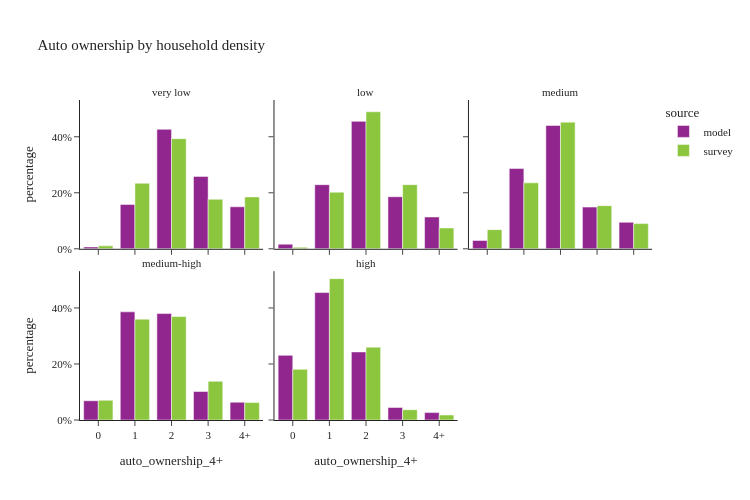

Notebook code cell kept with this figure:
### Code cell
util.plot_share_facetbar(hh_data.dropna(subset=['log_hh_1_group']), 'hh_weight', share_col="auto_ownership_4+", title="Auto ownership by household density", 
                            facet_col="log_hh_1_group", facet_col_wrap=3, height=500, orientation='v')

### Figure 1 — Plotly figure (JSON) as saved in the notebook; plotly's stock layout.template omitted (floating-point values rounded to 4 significant figures)
{"data": [{"alignmentgroup": "True", "customdata": [[1448], [34351], [92515], [56082], [32537]], "hovertemplate": "source=model<br>log_hh_1_group=very low<br>auto_ownership_4+=%{x}<br>percentage=%{y}<br>sample_size=%{customdata[0]}<extra></extra>", "legendgroup": "model", "marker": {"color": "#91268F", "pattern": {"shape": ""}}, "name": "model", "offsetgroup": "model", "orientation": "v", "showlegend": true, "textposition": "auto", "type": "bar", "x": ["0", "1", "2", "3", "4+"], "xaxis": "x4", "y": [0.006675, 0.1583, 0.4265, 0.2585, 0.15], "yaxis": "y4"}, {"alignmentgroup": "True", "customdata": [[3603], [49688], [98739], [40354], [24644]], "hovertemplate": "source=model<br>log_hh_1_group=low<br>auto_ownership_4+=%{x}<br>percentage=%{y}<br>sample_size=%{customdata[0]}<extra></extra>", "legendgroup": "model", "marker": {"color": "#91268F", "pattern": {"shape": ""}}, "name": "model", "offsetgroup": "model", "orientation": "v", "showlegend": false, "textposition": "auto", "type": "bar", "x": ["0", "1", "2", "3", "4+"], "xaxis": "x5", "y": [0.0166, 0.2289, 0.455, 0.1859, 0.1136], "yaxis": "y5"}, {"alignmentgroup": "True", "customdata": [[12885], [124301], [191049], [64637], [41087]], "hovertemplate": "source=model<br>log_hh_1_group=medium<br>auto_ownership_4+=%{x}<br>percentage=%{y}<br>sample_size=%{customdata[0]}<extra></extra>", "legendgroup": "model", "marker": {"color": "#91268F", "pattern": {"shape": ""}}, "name": "model", "offsetgroup": "model", "orientation": "v", "showlegend": false, "textposition": "auto", "type": "bar", "x": ["0", "1", "2", "3", "4+"], "xaxis": "x6", "y": [0.02969, 0.2864, 0.4402, 0.1489, 0.09468], "yaxis": "y6"}, {"alignmentgroup": "True", "customdata": [[29836], [167435], [164829], [44072], [27512]], "hovertemplate": "source=model<br>log_hh_1_group=medium-high<br>auto_ownership_4+=%{x}<br>percentage=%{y}<br>sample_size=%{customdata[0]}<extra></extra>", "legendgroup": "model", "marker": {"color": "#91268F", "pattern": {"shape": ""}}, "name": "model", "offsetgroup": "model", "orientation": "v", "showlegend": false, "textposition": "auto", "type": "bar", "x": ["0", "1", "2", "3", "4+"], "xaxis": "x", "y": [0.0688, 0.3861, 0.3801, 0.1016, 0.06344], "yaxis": "y"}, {"alignmentgroup": "True", "customdata": [[100212], [197578], [105526], [19435], [11507]], "hovertemplate": "source=model<br>log_hh_1_group=high<br>auto_ownership_4+=%{x}<br>percentage=%{y}<br>sample_size=%{customdata[0]}<extra></extra>", "legendgroup": "model", "marker": {"color": "#91268F", "pattern": {"shape": ""}}, "name": "model", "offsetgroup": "model", "orientation": "v", "showlegend": false, "textposition": "auto", "type": "bar", "x": ["0", "1", "2", "3", "4+"], "xaxis": "x2", "y": [0.2308, 0.455, 0.243, 0.04475, 0.0265], "yaxis": "y2"}, {"alignmentgroup": "True", "customdata": [[5], [82], [151], [65], [35]], "hovertemplate": "source=survey<br>log_hh_1_group=very low<br>auto_ownership_4+=%{x}<br>percentage=%{y}<br>sample_size=%{customdata[0]}<extra></extra>", "legendgroup": "survey", "marker": {"color": "#8CC63E", "pattern": {"shape": ""}}, "name": "survey", "offsetgroup": "survey", "orientation": "v", "showlegend": true, "textposition": "auto", "type": "bar", "x": ["0", "1", "2", "3", "4+"], "xaxis": "x4", "y": [0.01051, 0.2341, 0.3933, 0.1769, 0.1853], "yaxis": "y4"}, {"alignmentgroup": "True", "customdata": [[9], [77], [139], [48], [15]], "hovertemplate": "source=survey<br>log_hh_1_group=low<br>auto_ownership_4+=%{x}<br>percentage=%{y}<br>sample_size=%{customdata[0]}<extra></extra>", "legendgroup": "survey", "marker": {"color": "#8CC63E", "pattern": {"shape": ""}}, "name": "survey", "offsetgroup": "survey", "orientation": "v", "showlegend": false, "textposition": "auto", "type": "bar", "x": ["0", "1", "2", "3", "4+"], "xaxis": "x5", "y": [0.005343, 0.202, 0.4892, 0.229, 0.07445], "yaxis": "y5"}, {"alignmentgroup": "True", "customdata": [[30], [223], [263], [78], [33]], "hovertemplate": "source=survey<br>log_hh_1_group=medium<br>auto_ownership_4+=%{x}<br>percentage=%{y}<br>sample_size=%{customdata[0]}<extra></extra>", "legendgroup": "survey", "marker": {"color": "#8CC63E", "pattern": {"shape": ""}}, "name": "survey", "offsetgroup": "survey", "orientation": "v", "showlegend": false, "textposition": "auto", "type": "bar", "x": ["0", "1", "2", "3", "4+"], "xaxis": "x6", "y": [0.06845, 0.2354, 0.4521, 0.154, 0.09003], "yaxis": "y6"}, {"alignmentgroup": "True", "customdata": [[58], [368], [245], [54], [33]], "hovertemplate": "source=survey<br>log_hh_1_group=medium-high<br>auto_ownership_4+=%{x}<br>percentage=%{y}<br>sample_size=%{customdata[0]}<extra></extra>", "legendgroup": "survey", "marker": {"color": "#8CC63E", "pattern": {"shape": ""}}, "name": "survey", "offsetgroup": "survey", "orientation": "v", "showlegend": false, "textposition": "auto", "type": "bar", "x": ["0", "1", "2", "3", "4+"], "xaxis": "x", "y": [0.0703, 0.36, 0.3694, 0.1381, 0.06223], "yaxis": "y"}, {"alignmentgroup": "True", "customdata": [[534], [927], [283], [36], [11]], "hovertemplate": "source=survey<br>log_hh_1_group=high<br>auto_ownership_4+=%{x}<br>percentage=%{y}<br>sample_size=%{customdata[0]}<extra></extra>", "legendgroup": "survey", "marker": {"color": "#8CC63E", "pattern": {"shape": ""}}, "name": "survey", "offsetgroup": "survey", "orientation": "v", "showlegend": false, "textposition": "auto", "type": "bar", "x": ["0", "1", "2", "3", "4+"], "xaxis": "x2", "y": [0.1808, 0.5046, 0.2601, 0.0367, 0.01774], "yaxis": "y2"}], "layout": {"annotations": [{"font": {}, "showarrow": false, "text": "medium-high", "x": 0.16, "xanchor": "center", "xref": "paper", "y": 0.465, "yanchor": "bottom", "yref": "paper"}, {"font": {}, "showarrow": false, "text": "high", "x": 0.5, "xanchor": "center", "xref": "paper", "y": 0.465, "yanchor": "bottom", "yref": "paper"}, {"font": {}, "showarrow": false, "text": "very low", "x": 0.16, "xanchor": "center", "xref": "paper", "y": 1.0, "yanchor": "bottom", "yref": "paper"}, {"font": {}, "showarrow": false, "text": "low", "x": 0.5, "xanchor": "center", "xref": "paper", "y": 1.0, "yanchor": "bottom", "yref": "paper"}, {"font": {}, "showarrow": false, "text": "medium", "x": 0.84, "xanchor": "center", "xref": "paper", "y": 1.0, "yanchor": "bottom", "yref": "paper"}], "barmode": "group", "height": 500, "legend": {"title": {"text": "source"}, "tracegroupgap": 0}, "title": {"text": "Auto ownership by household density"}, "width": 750, "xaxis": {"anchor": "y", "domain": [0.0, 0.32], "title": {"text": "auto_ownership_4+"}}, "xaxis2": {"anchor": "y2", "domain": [0.34, 0.66], "matches": "x", "title": {"text": "auto_ownership_4+"}}, "xaxis3": {"anchor": "y3", "domain": [0.68, 1.0], "matches": "x", "title": {"text": "auto_ownership_4+"}}, "xaxis4": {"anchor": "y4", "domain": [0.0, 0.32], "matches": "x", "showticklabels": false}, "xaxis5": {"anchor": "y5", "domain": [0.34, 0.66], "matches": "x", "showticklabels": false}, "xaxis6": {"anchor": "y6", "domain": [0.68, 1.0], "matches": "x", "showticklabels": false}, "yaxis": {"anchor": "x", "domain": [0.0, 0.465], "tickformat": ".0%", "title": {"text": "percentage"}}, "yaxis2": {"anchor": "x2", "domain": [0.0, 0.465], "matches": "y", "showticklabels": false, "tickformat": ".0%"}, "yaxis3": {"anchor": "x3", "domain": [0.0, 0.465], "matches": "y", "showticklabels": false, "tickformat": ".0%"}, "yaxis4": {"anchor": "x4", "domain": [0.535, 1.0], "matches": "y", "tickformat": ".0%", "title": {"text": "percentage"}}, "yaxis5": {"anchor": "x5", "domain": [0.535, 1.0], "matches": "y", "showticklabels": false, "tickformat": ".0%"}, "yaxis6": {"anchor": "x6", "domain": [0.535, 1.0], "matches": "y", "showticklabels": false, "tickformat": ".0%"}}}
